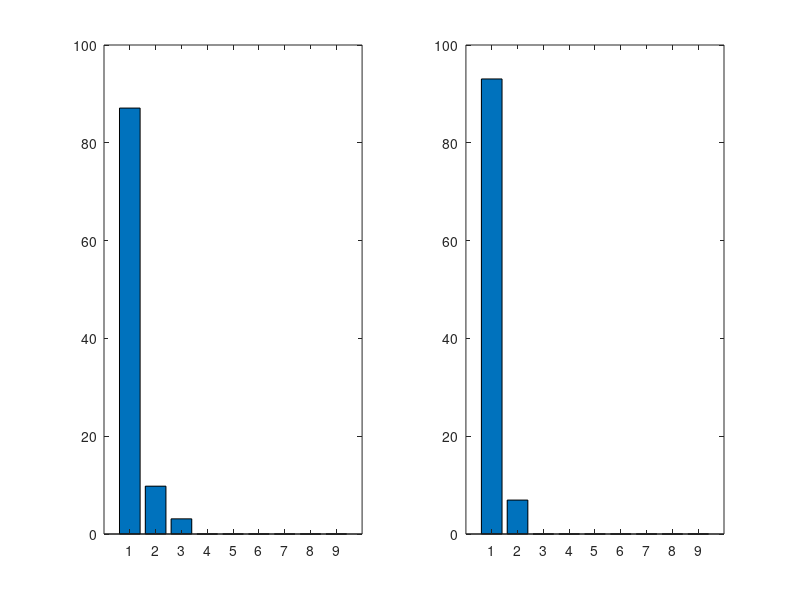
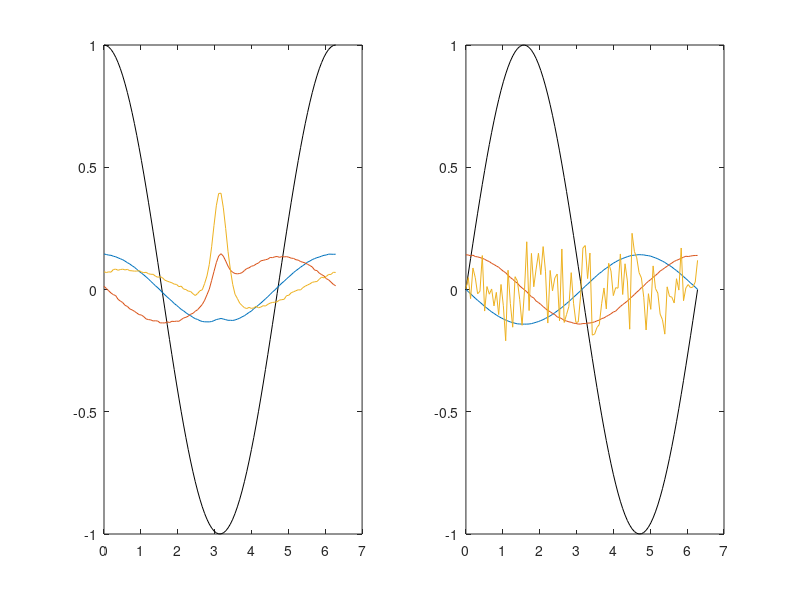
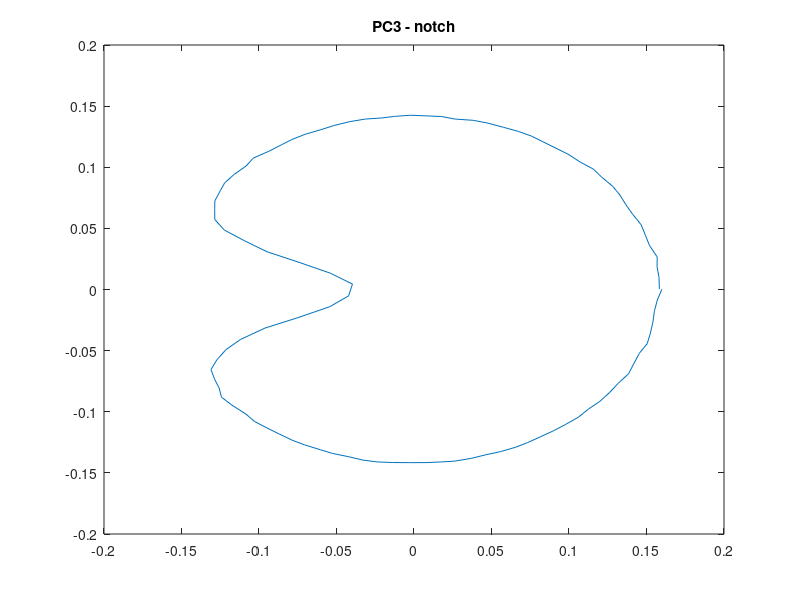

The MATLAB script that drew these images, in order:
% parameterized corn stalk cross-section
% Enumerating parameters:
%   - major diameter
%   - minor diameter
%   - notch depth
%   - notch width
%   - amplitude of x-asymmetry
%   - location of x-asymmetry
%   - amplitude of y-asymmetry
%   - location of y-asymmetry
%   - probably should had breadth of x and y asymmetry features.

theta = linspace(0,2*pi,100);
nloc = pi;

for i = 1:10
    
    % Basic Geometry
    min_diam = unifrnd(15,20);
    maj_diam = unifrnd(20,25);
    
    % Notch Geometry
    ndepth = unifrnd(0.1,0.25);
    nwidth = 1;
   
    % x-Asymmetry
    aAmp = unifrnd(-0.05,0.05);
    aSym = unifrnd(-pi,pi);
    
    % Random Noise
    noisex = unifrnd(-0.001,0.001,1,100);
    noisey = unifrnd(-0.001,0.001,1,100);
    
    notch = ndepth./cosh(4*(theta/nwidth-nloc)).^2; 
    asymmetry = aAmp*sin(theta - aSym);
    
    x = maj_diam*(cos(theta) + noisex + notch + asymmetry);
    
    %if mod(i,2) == 0, x = x*-1; end 
    
    % y-Asymmetryg
    aAmp = unifrnd(-0.05,0.05);
    aSym = unifrnd(-pi,pi);
    asymmetry = aAmp*sin(theta - aSym);
    
    y = min_diam*(sin(theta) + noisey + asymmetry);
    rindx = unifrnd(0.92,0.94);
    rindy = unifrnd(0.92,0.94);
    
    X(i,:) = x;
    Y(i,:) = y;
    
    plot(x,y + (i-1)*40,'k')
    hold on
    plot(x*rindx,y*rindy + (i-1)*40,'k')
    %axis([-25 25 -25 25])
    axis equal
    pause
    hold off
    
end

[coeffx,scorex,latentx,tsquaredx,explainedx,mux] = pca(X);
[coeffy,scorey,latenty,tsquaredy,explainedy,muy] = pca(Y);

subplot(1,2,1), bar(explainedx), ylim([0 100])
subplot(1,2,2), bar(explainedy), ylim([0 100])

figure
subplot(1,2,1)
plot(theta, cos(theta),'k')
hold on
plot(theta, coeffx(:,1))
plot(theta, coeffx(:,2))
plot(theta, coeffx(:,3))

subplot(1,2,2)
plot(theta, sin(theta),'k')
hold on
plot(theta, coeffy(:,1))
plot(theta, coeffy(:,2))
plot(theta, coeffy(:,3))


figure;
for i = 0:10 
    plot(coeffx(:,1) + i/50*coeffx(:,3), coeffy(:,1))
    title('PC3 - notch')
    %axis([-0.1 0.2 -0.1, 0.05])
    pause(0.25)
end



